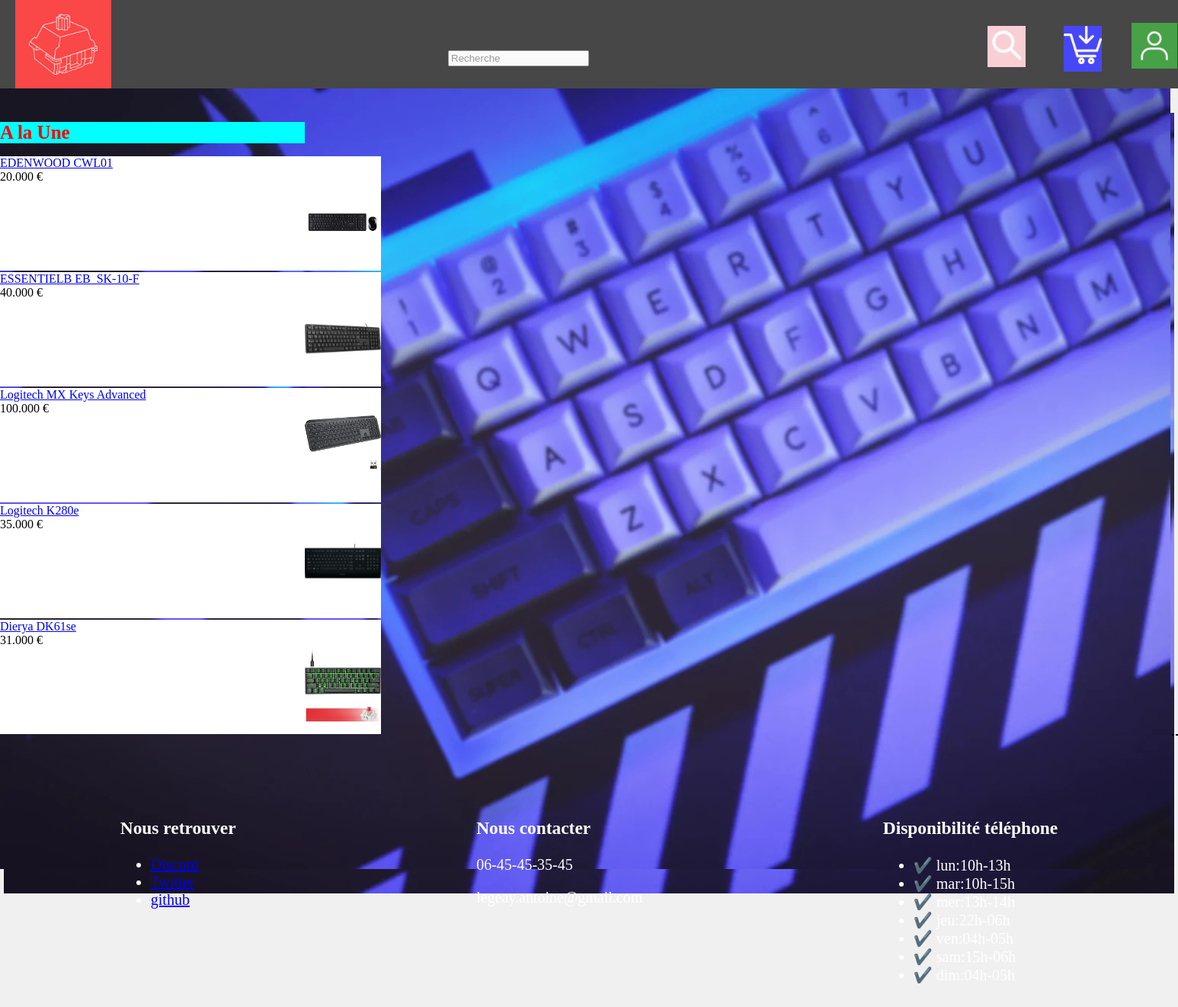
The page / on the database its author committed.
### tables this page shows
CREATE TABLE IF NOT EXISTS `produit` (
  `ID_KB` int(11) NOT NULL AUTO_INCREMENT,
  `nom` varchar(50) NOT NULL,
  `prix` decimal(15,3) NOT NULL,
  `description` text NOT NULL,
  `paveNum` tinyint(1) NOT NULL,
  `taille` varchar(50) NOT NULL,
  `cable` tinyint(1) NOT NULL,
  `RGB` tinyint(1) NOT NULL,
  `ID_COULEUR` int(11) NOT NULL,
  `ID_COULED` int(11) NOT NULL,
  `ID_SWITCH` int(11) NOT NULL,
  PRIMARY KEY (`ID_KB`),
  KEY `Produit_CouleurKB_FK` (`ID_COULEUR`),
  KEY `Produit_CouleurLED0_FK` (`ID_COULED`),
  KEY `Produit_Switch1_FK` (`ID_SWITCH`)
);

### index.php (the view, shortened to what this page needs)
<!DOCTYPE html>
<html lang="en">
<head>
    <link rel="stylesheet" href="css/index.css" />
</head>
<body class="body">
    <?php
    require_once("header.php")
    ?>
       <div>
            <img src="img/accueil.png">
            <div class="chevau">
                <H1 class="incroyable">A la Une </H1>
            <?php
                $sql = "SELECT * FROM produit";
                $result = mysqli_query($conn, $sql);
                while ($row = mysqli_fetch_array($result)){
                   $id = $row["ID_KB"];
                   $nom = $row["nom"];
                   $prix = $row["prix"];
                   echo "<div class='item'>";
                   $prod = "<div class='nom'>" . $nom . "</div>";
                   echo "<a href='Article.php?id=" . $id . "'>" .  $prod ."</a>";
                   echo "<div class='prix'>" . $prix . ' €' . "</div>";
                   $img = "img/" . $id . ".png";
                   echo "<div class='img'><img src=" . $img . " width = '100' /></div>";
                   echo "</div>";
                }
            ?>
            </div>
        </div>
</body>
<footer>
<?php
require_once("footer.php")
?>
</footer>
</html>

### header.php (shortened to what this page needs)
<!DOCTYPE html>
<html lang="en">
<head>
    <link rel="stylesheet" href="css/style.css" />
</head>
<header>
    <div id="logob">
        <img src="img/logo contour blanc.png" width="90" />
    </div>
    <div id="panier">
        <img src="img/panier.png" width="50" />
    </div>
    <div>
        <input type="text" id="searchtext" placeholder="Recherche">
    </div>
    <div id="user">
        <img src="img/user.png" width="60" />
    </div>
    <span id="search">
        <img src="img/search.png" width="50">
    </span>
</header>
<body>
</body>
</html>

### footer.php (shortened to what this page needs)
<!DOCTYPE html>
<html lang="en">
<head>
    <link rel="stylesheet" href="css/stylefooter.css" />
</head>
<body>
</body>
<footer>
    <div class="contenu-footer">
        <div class="retrouver-footer">
            <h3>Nous retrouver</h3>
            <ul>
                <li> <a href="#">Discord</a></li>
                <li><a href="#">Twitter</a></li>
                <li><a href="#">github</a></li>
            </ul>
        </div>
        <div class="contact-footer">
            <h3>Nous contacter</h3>
            <p>06-45-45-35-45</p>
            <p>legeay.antoine@gmail.com</p>
        </div>
        <div class="sav-footer">
            <h3>Disponibilité téléphone</h3>
            <ul>
                <li>✔️ lun:10h-13h</li>
                <li>✔️ mar:10h-15h</li>
                <li>✔️ mer:13h-14h</li>
                <li>✔️ jeu:22h-06h</li>
                <li>✔️ ven:04h-05h</li>
                <li>✔️ sam:15h-06h</li>
                <li>✔️ dim:04h-05h</li>
            </ul>
        </div>
    </div>
</footer>
</html>

### css/index.css (style rules this page uses)
.chevau { position: relative; margin-top: -1000px; }
.incroyable { background-color: aqua; color: red; font-size: 25px; width: 400px; }
body { background-image: url(img/accueil.png); background-repeat: no-repeat; background-position: center; }
.item { margin-top: 2px; background-color: white ; width: 500px; height: 150px; }
.img { position: relative; float: right; height: 150px; margin-left: 10px; }
.prix { size: 50px; }

### css/style.css (style rules this page uses)
body { background-color: #F0F0F0; margin: 0px; }
header { background-color: black; opacity: 70%; margin: auto; display: flex; flex-direction: row; }
#logob { background-color: red; display: flex; align-items: first baseline; padding: 18px; margin-left: 20px; }
#search { background-color: pink; position: absolute; top: 34px; right: 200px; }
#panier { background-color: blue; height: 60px; position: absolute; top: 34px; right: 100px; }
#searchtext { position: absolute; top: 5%; right: 50%; }
#user { background-color: green; height: 60px; position: absolute; top: 30px; right: 1px; }

### css/stylefooter.css (style rules this page uses)
footer { color: white; border-top: 1px dashed black; width: 100%; }
.contenu-footer { width: 100%; margin: 0 top; display: flex; justify-content: space-around; align-items: flex-start; font-size: 20px; padding: 50px 0 10px; }

### rows shown on the page
produit: nom "EDENWOOD CWL01", prix "20.000", shows a picture
produit: nom "ESSENTIELB EB_SK-10-F", prix "40.000", shows a picture
produit: nom "Logitech MX Keys Advanced", prix "100.000", shows a picture
produit: nom "Logitech K280e", prix "35.000", shows a picture
produit: nom "Dierya DK61se", prix "31.000", shows a picture
